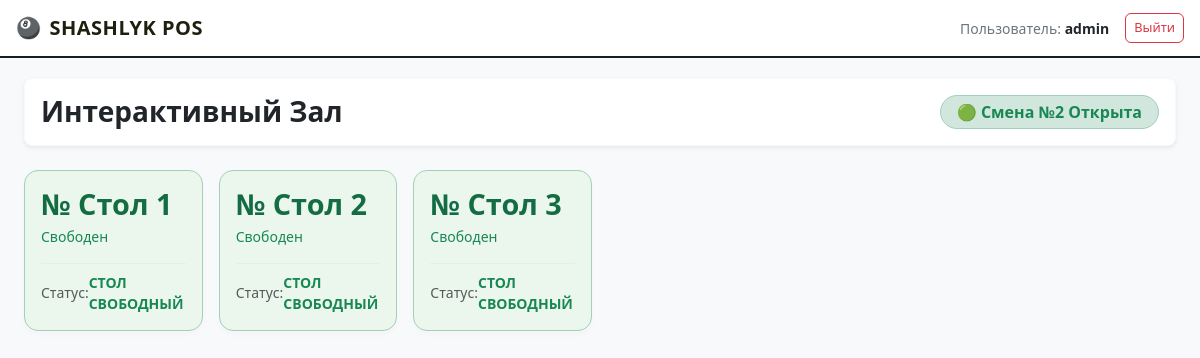
The page /pos/dashboard/ (signed in) on the database its author committed.
### core/models.py (models this page shows, shortened)
class Shift(models.Model):
    cashier = models.ForeignKey(User, on_delete=models.PROTECT, verbose_name=_("Кассир/Менеджер"))
    start_time = models.DateTimeField(auto_now_add=True, verbose_name=_("Открытие смены"))
    end_time = models.DateTimeField(null=True, blank=True, verbose_name=_("Закрытие смены"))
    start_cash = models.DecimalField(max_digits=10, decimal_places=2, default=0, verbose_name=_("Наличные при открытии"))
    end_cash = models.DecimalField(max_digits=10, decimal_places=2, null=True, blank=True, verbose_name=_("Наличные при закрытии (факт)"))
    is_active = models.BooleanField(default=True, verbose_name=_("Смена активна"))
    class Meta:
        verbose_name = _('Рабочая смена')
        verbose_name_plural = _('Рабочие смены')

### orders/models.py (models this page shows, shortened)
class Table(models.Model):
    number = models.CharField(max_length=10, unique=True, verbose_name=_("Номер стола"))
    is_available = models.BooleanField(default=True, verbose_name=_("Доступен/Свободен"))
    is_active = models.BooleanField(default=True, verbose_name=_("Активен (Существует в зале)"))
    @property
    def current_active_order(self):
        return self.orders.filter(status='active').first()
    class Meta:
        verbose_name = _('Стол')
        verbose_name_plural = _('Столы')

### orders/views.py (the view, shortened to what this page needs)
# urls.py: path('dashboard/', views.waiter_dashboard, name='waiter_dashboard'),
@login_required
def waiter_dashboard(request):
    active_shift = Shift.objects.filter(is_active=True).first()
    tables = Table.objects.filter(is_active=True).order_by('number')
    active_orders = Order.objects.filter(status='active').select_related('table', 'waiter')
    table_orders = {order.table_id: order for order in active_orders if order.table_id}
    context = {
        'tables': tables,
        'table_orders': table_orders,
        'active_shift': active_shift,
    }
    return render(request, 'orders/dashboard.html', context)

### orders/templates/orders/dashboard.html (shortened to what this page needs)
{% extends 'base.html' %}
{% block content %}
<div class="hall-container">
    <div class="container-fluid px-4">
        <div class="d-flex justify-content-between align-items-center mb-4 bg-white p-3 rounded-3 border border-light shadow-sm">
            <div>
                <h2 class="fw-bold text-dark m-0 fs-3">Интерактивный Зал</h2>
            </div>
            <div>
                {% if active_shift %}
                    <span class="badge bg-success-subtle text-success border border-success-subtle px-3 py-2 fw-bold fs-6 rounded-pill">
                        🟢 Смена №{{ active_shift.id }} Открыта
                    </span>
                {% else %}
                    <span class="badge bg-danger-subtle text-danger border border-danger-subtle px-3 py-2 fw-bold fs-6 rounded-pill">
                        🔴 Смена Закрыта
                    </span>
                {% endif %}
            </div>
        </div>
        <div class="row row-cols-2 row-cols-sm-3 row-cols-md-4 row-cols-lg-6 g-3">
            {% for table in tables %}
                <div class="col">
                    <a href="{% url 'order_detail' table.id %}" class="text-decoration-none">
                        <div class="card card-table h-100 {% if table.current_active_order %}table-busy{% else %}table-free{% endif %}">
                            <div class="card-body d-flex flex-column justify-content-between p-3">
                                <div>
                                    <div class="d-flex justify-content-between align-items-start">
                                        <h3 class="fw-bold mb-0 table-number" style="font-size: 1.8rem;"> № {{ table.number }}</h3>
                                    </div>
                                    <div class="small mt-1 table-status-text fw-medium">
                                        {% if table.current_active_order %}В работе{% else %}Свободен{% endif %}
                                    </div>
                                </div>
                                <div class="mt-3 pt-2 border-top border-light-subtle d-flex justify-content-between align-items-center">
                                    <span class="small text-muted">Статус:</span>
                                    <span class="table-action small text-uppercase tracking-wider">
                                        {% if table.current_active_order %}
                                            Стол Открыт
                                        {% else %}
                                            Стол Свободный
                                        {% endif %}
                                    </span>
                                </div>
                            </div>
                        </div>
                    </a>
                </div>
            {% empty %}
                <div class="col-12 text-center py-5 bg-white rounded-3 border">
                    <span class="fs-1">🗺️</span>
                    <p class="text-muted mt-2 mb-0">Столы не найдены. Создайте конфигурацию столов в панели администратора Django.</p>
                </div>
            {% endfor %}
        </div>
    </div>
</div>
{% endblock %}

### templates/base.html (shortened to what this page needs)
<!DOCTYPE html>
<html lang="ru">
<head>
    <link rel="stylesheet" href="https://cdn.jsdelivr.net/npm/bootstrap@5.3.2/dist/css/bootstrap.min.css">
</head>
<body>
    <nav class="navbar navbar-expand navbar-light py-2">
        <div class="container-fluid px-3">
            <a class="navbar-brand fw-bold text-logo-accent d-flex align-items-center" href="{% url 'waiter_dashboard' %}">
                <span class="me-2">🎱</span> SHASHLYK POS
            </a>
            <div class="ms-auto">
                {% if user.is_authenticated %}
                    <div class="d-flex align-items-center gap-3">
                        <span class="navbar-text text-secondary small">
                            Пользователь: <strong class="text-dark fw-semibold">{{ user.username }}</strong>
                        </span>
                        <form action="{% url 'logout' %}" method="post" class="m-0 p-0">
                            <button type="submit" class="btn btn-sm btn-outline-danger py-1 px-2 rounded-2 fw-medium" style="font-size: 0.8rem;">
                                Выйти
                            </button>
                        </form>
                    </div>
                {% else %}
                    <span class="navbar-text text-muted small fw-medium">
                        Требуется авторизация
                    </span>
                {% endif %}
            </div>
        </div>
    </nav>
    <div class="main-content-wrapper">
        {% block content %}
        {% endblock %}
    </div>
</body>
</html>

### templates/base.html (style rules this page uses)
html, body { height: 100%; margin: 0; padding: 0; overflow: hidden; }
body { background-color: #f8f9fa; color: #212529; font-family: system-ui, -apple-system, "Segoe UI", Roboto, sans-serif; display: flex; flex-direction: column; }
.navbar { background-color: #ffffff !important; border-bottom: 2px solid #171f26; box-shadow: 0 2px 4px rgba(0,0,0,0.04); flex-shrink: 0; }
.navbar-brand { font-size: 1.25rem; letter-spacing: 0.5px; }
.main-content-wrapper { flex-grow: 1; overflow: hidden; position: relative; }
.text-logo-accent { color: #1c200f !important; }

### orders/templates/orders/dashboard.html (style rules this page uses)
.hall-container { background-color: #f8f9fa; min-height: calc(100vh - 56px); padding-top: 20px; font-family: system-ui, -apple-system, sans-serif; }
.card-table { border: 1px solid #dee2e6; border-radius: 14px; transition: all 0.2s ease-in-out; min-height: 140px; box-shadow: 0 4px 6px rgba(0, 0, 0, 0.02) !important; }
.table-free { background-color: #ebf7ed !important; border-color: #a3cfbb !important; }
.table-free .table-number { color: #146c43; }
.table-free .table-status-text { color: #198754; }
.table-free .table-action { color: #198754; font-weight: bold; }

### rows shown on the page
Shift: id "2"
Table: number "Стол 1", shows "Свободен", shows "СТОЛ СВОБОДНЫЙ"
Table: number "Стол 2", shows "Свободен", shows "СТОЛ СВОБОДНЫЙ"
Table: number "Стол 3", shows "Свободен", shows "СТОЛ СВОБОДНЫЙ"

### other values the page prints
{{ user.username }} "admin"
